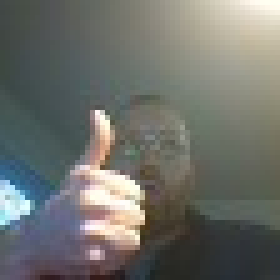
#> input picture Raspberry Pi Camera 1.3 Image Import and Conversion/test11.png, 56 x 56 px (shown 5 times larger)
$ python take_picture_output_28x28_grayscale.py
#> lines starting #> are read from the running program, lines starting #| are printed output that depends on the picture
import subprocess
import numpy as np
import matplotlib.pyplot as plt
from PIL import Image
import time
start_time = time.time()

# Define the command to take a picture
command = "libcamera-jpeg -o test11.png --width 56 --height 56"  # Take a picture with dimensions 56x56

# Run the command using subprocess to capture the image
subprocess.run(command, shell=True)
#> (this line was passed over: subprocess is not available in this run)

# Load the captured image
image_path = "test11.png"

# Load the image
image = Image.open(image_path)
#> image is the input picture: PIL image 56x56 RGB; mean R, G, B 110.1, 112, 106.9

# Resize the image to 56x56 pixels
image = image.resize((56, 56))

# Convert the image to grayscale
image = image.convert("L")
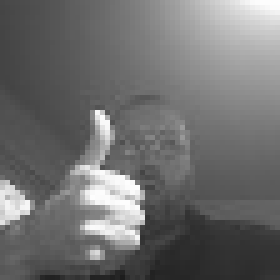
#> image: PIL image 56x56 L (shown 5 times larger); min 29, max 253, mean 110.9

# Convert the image to a NumPy array
image_array = np.array(image)

# Perform max-pooling to reduce the image size to 28x28
downsampled_image_array = np.zeros((28, 28), dtype=np.float32)
for i in range(28):
    for j in range(28):
        downsampled_image_array[i, j] = (np.max(image_array[i*2:i*2+2, j*2:j*2+2]) / 255) - 0.5
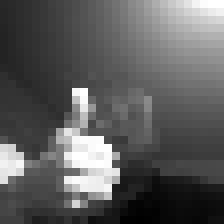
#> downsampled_image_array: shape (28, 28) float32 (shown 8 times larger); min -0.347, max 0.492, mean -0.041; drawn with min black and max white

# Display the shape of the downsampled array
print("Shape of the downsampled array:", downsampled_image_array.shape)
#| Shape of the downsampled array: (28, 28)

# Save the downsampled image array to CSV
np.savetxt('snapshot_normalized.csv', downsampled_image_array, fmt='%f', delimiter=',')

# Plot the downsampled image
plt.imshow(downsampled_image_array, cmap='gray')
plt.title("Downsampled Image (28x28) - Normalized")
plt.axis('off')  # Hide axis ticks and labels
plt.show()

print("--- %s seconds ---" % (time.time() - start_time))

$ run again, with Raspberry Pi Camera 1.3 Image Import and Conversion/test8.png copied over Raspberry Pi Camera 1.3 Image Import and Conversion/test11.png
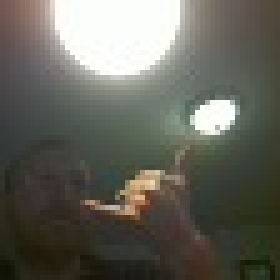
#> input picture Raspberry Pi Camera 1.3 Image Import and Conversion/test8.png, 56 x 56 px (shown 5 times larger)
#> image is the input picture: PIL image 56x56 RGB; mean R, G, B 100, 99.7, 90.3
#> `image = image.convert("L")`:
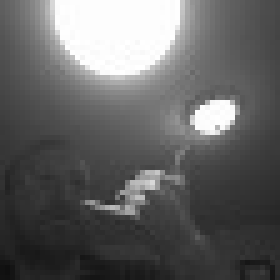
#> image: PIL image 56x56 L (shown 5 times larger); min 15, max 255, mean 98.7
#> after the loop `for i in range(28):`:
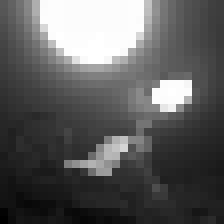
#> downsampled_image_array: shape (28, 28) float32 (shown 8 times larger); min -0.429, max 0.5, mean -0.09; drawn with min black and max white
#| Shape of the downsampled array: (28, 28)
